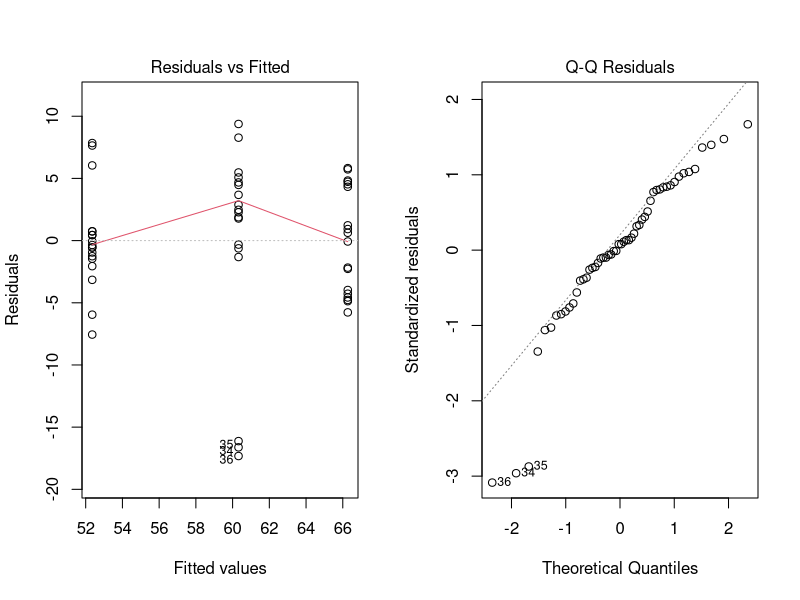
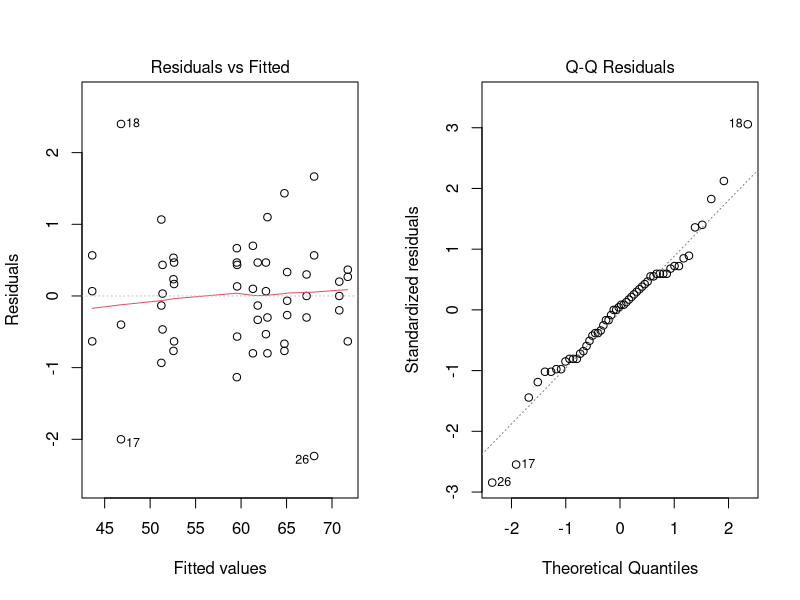
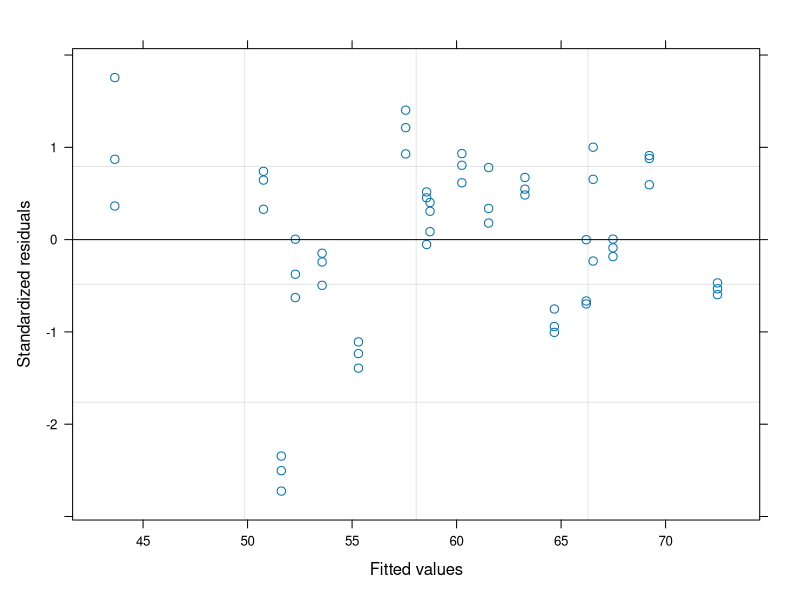
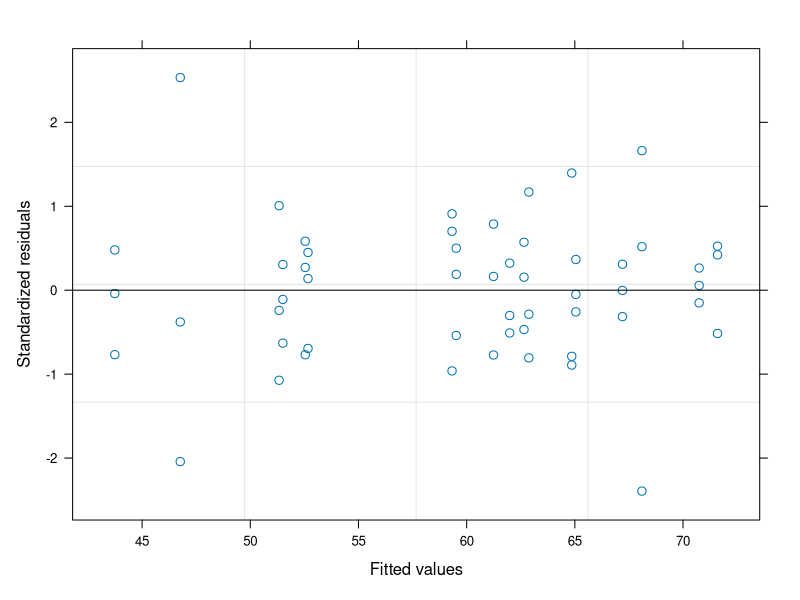
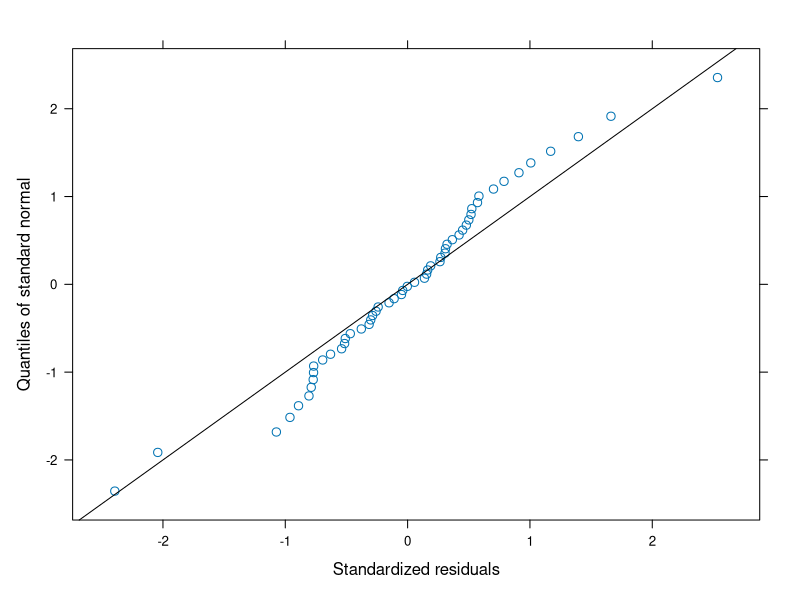
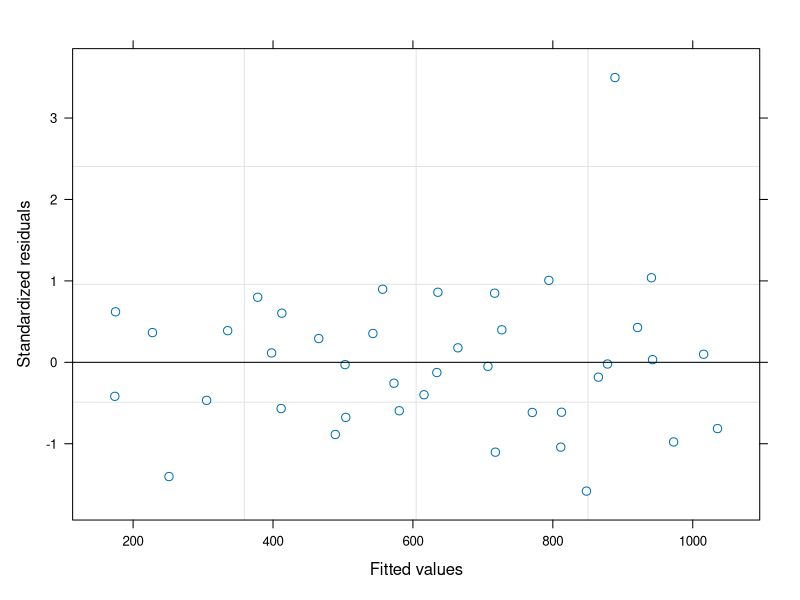

Generate these figures, in order, with R:
# Chapter 18: Mixed Effects Models

# 18.1 - What is a Mixed Effects Model? -----------------------------------
## random effects + error
## book : Mixed effects models and extensions in ecology with R


# 18.2 - Repeated Measures Done the Wrong Way -----------------------------

library(nlme)
data("Machines")
head(Machines)
?Machines

# model 1
fm1 <- lm(score ~ Machine, data = Machines)
summary(fm1)

# check residuals
op <- par(mfrow=c(1,2))
plot(fm1, which = 1:2)
par(op)

oneway.test(score ~ Worker, data = Machines)

# model 2, with interaction terms
fm2 <- lm(score ~ Machine*Worker, data = Machines)
anova(fm2)
op <- par(mfrow=c(1,2))
plot(fm2, which = 1:2)
# residuals better, not ideal

# 18.3 - Repeated Measures Using Mixed Effects I ---------------------------
fm3 <- lme(score ~ Machine, random= ~1|Worker, data = Machines)
anova(fm3)
plot(fm3)
summary(fm3) # fixed effect vs random effects


# 18.4 - Repeated Measures Using Mixed Effects II ------------------------
fm4 <- lme(score ~ Machine, random= ~1 + Machine|Worker, data = Machines)
plot(fm4)
qqnorm(fm4, abline = c(0, 1))
anova(fm4)
summary(fm4)


# 18.5 - Split-plot Using Mixed Effects -----------------------------------
Rye <- read.csv("Data/RyeSplitPlot.csv", comm="#")

# split-plot model - aov()
summary(aov(RyeDM ~ Rep + Plant + Tdate + Error(Rep/Plant), data = Rye))

# lme() model
fm5 <- lme(RyeDM ~ Plant + Tdate, random = ~1|Rep/Plant, data = Rye)
anova(fm5)
# you can plot in lme(), but aov() you cannot do it

plot(fm5)
summary(fm5)


# 18.6 - Using anova() to Compare Models ----------------------------------
fm6 <- lme(RyeDM ~ Plant*Tdate, random = ~1|Rep/Plant, data = Rye)
anova(fm6)

fm5.ML <- lme(RyeDM ~ Plant + Tdate, random = ~1|Rep/Plant, 
              data = Rye, method = "ML")
fm6.ML <- lme(RyeDM ~ Plant*Tdate, random = ~1|Rep/Plant, 
              data = Rye, method = "ML")
anova(fm5.ML, fm6.ML)

# na values by default
fm7 <- lme(RyeDM ~ Plant + Tdate, random = ~1|Rep/Plant, 
           data = Rye, na.action = "na.omit" )


